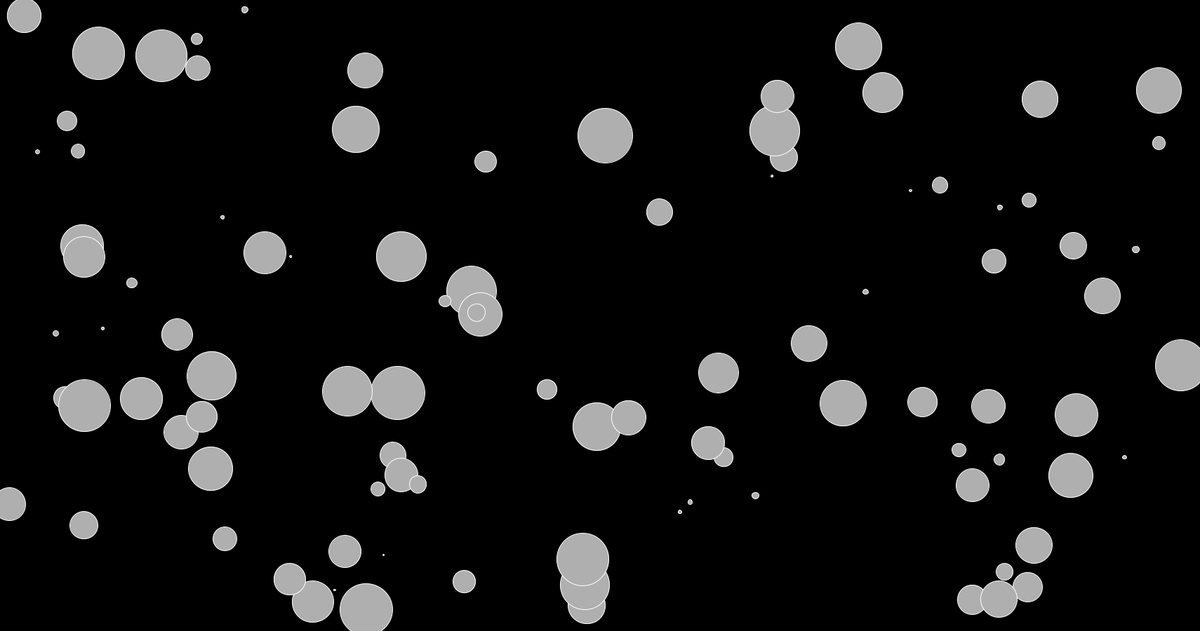
Frame 1 (no input)
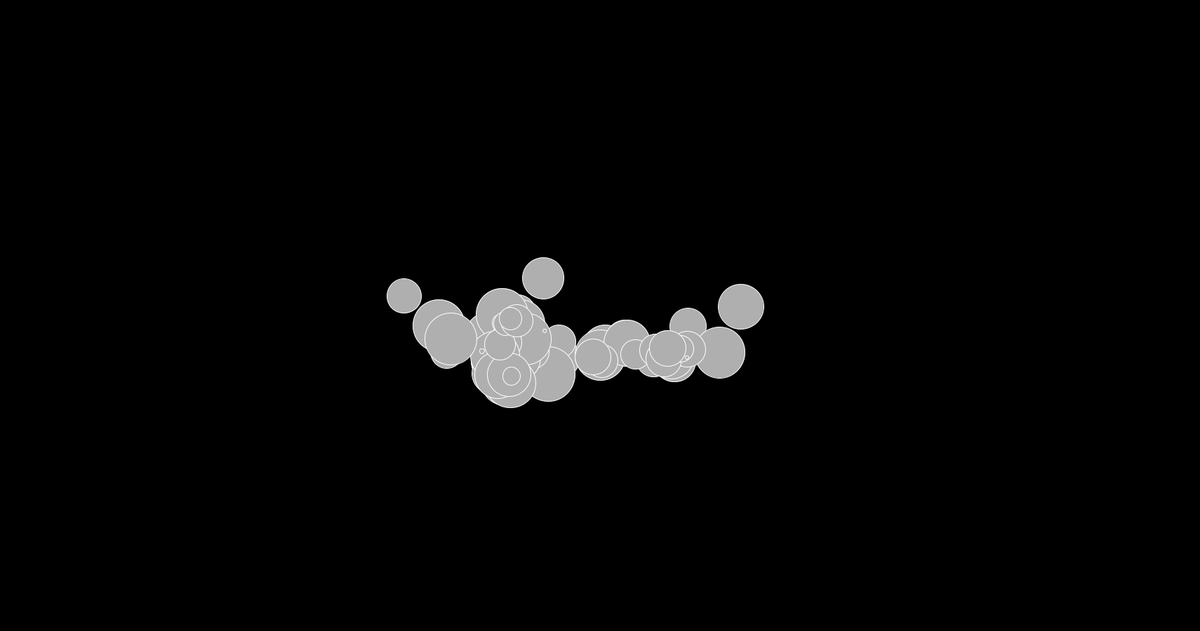
Frame 60 (the mouse pressed at the canvas centre just before this capture)
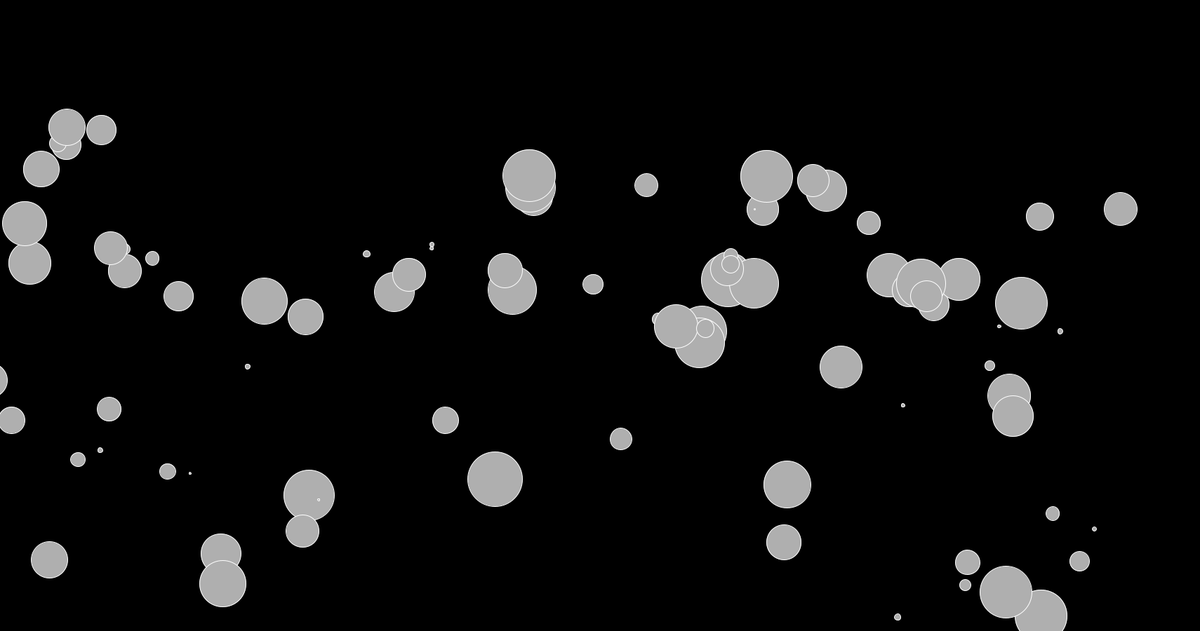
Frame 120 (the mouse held since frame 60 and released just before this capture)

The Processing sketch that drew these frames (run headless with seeded random() and noise(); from frame 60 on, the mouse is pressed at the canvas centre):

// Processing sketch: natureofcodeforcesattractor
// ── natureofcodeforcesattractor.pde
float gravity = 1;

class Mover {
  
  PVector acceleration;
  PVector location;
  float mass;
  float diameter;
  PVector velocity;
  
  Mover(float m, float x, float y) {
    acceleration = new PVector(0, 0);
    location = new PVector(x, y);
    mass = m;
    diameter = mass * 16;
    velocity = new PVector(0, 0);
  }
  
  void update() {
    velocity.add(acceleration);
    location.add(velocity);
    acceleration.mult(0);
  }
  
  void display() {
    stroke(255);
    fill(175);
    ellipse(location.x, location.y, diameter, diameter);
  }

  void applyForce(PVector force) {
    PVector f = PVector.div(force, mass);
    acceleration.add(f);
  }
  
  PVector attract(Mover m) {
    PVector force = PVector.sub(location, m.location);
    float distance = constrain(force.mag(), 5, 25);
    force.normalize();
    
    float strength = (gravity * mass * m.mass ) / (distance * distance);
    
    return force.mult(strength);
  }
}

int moverCount = 100;
Mover[] movers = new Mover[moverCount];

void setup() {
  size(1710, 900);

  for (int i =0; i < movers.length; i++) {
    movers[i] = new Mover(random(0.1, 5), random(width), random(height));
  }
}

void draw() {
  background(0);
  
  for (int i = 0; i < movers.length; i++) {
    Mover m = movers[i];
    for (int j = 0; j < movers.length; j++) {
      if (j != i) {
        PVector f = movers[j].attract(m);
        m.applyForce(f);
      }
    }
    m.update();
    m.display();
  }
}
